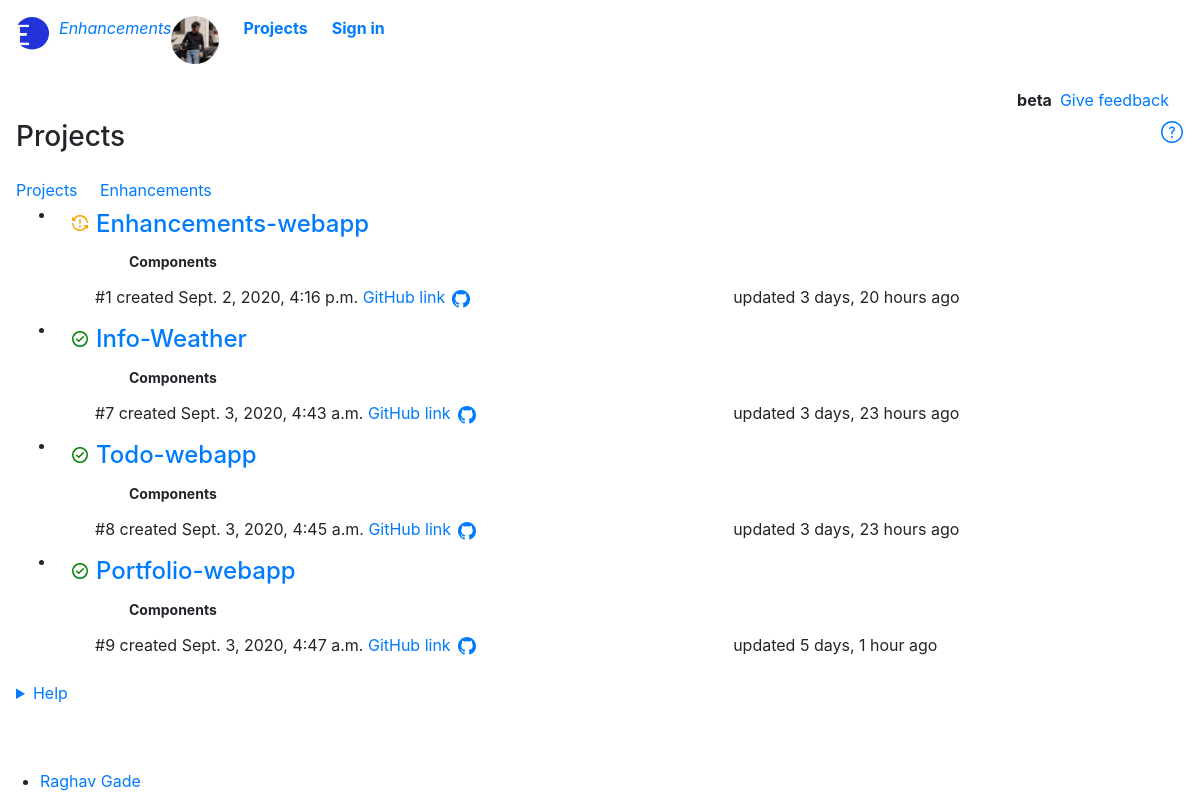
Page /projects on the earlier database version.
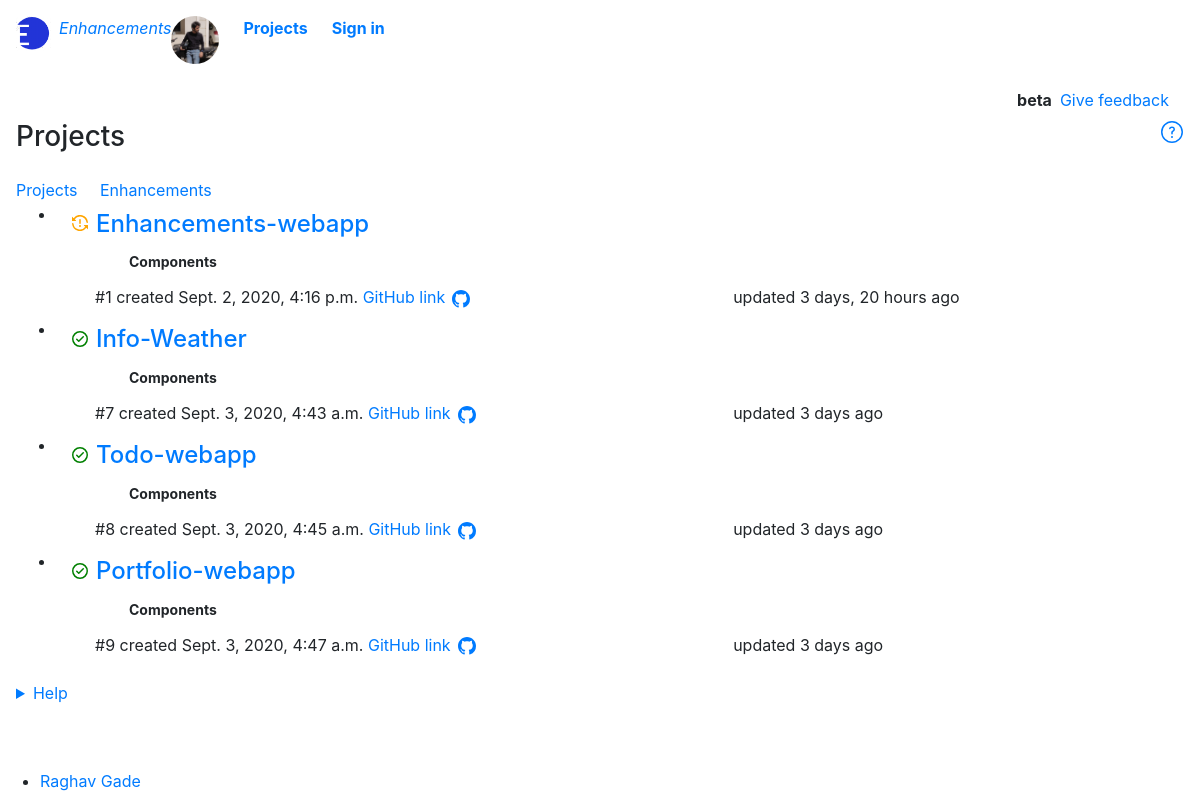
Same page on the later database version.
### base/models.py (models this page shows, shortened)
class Project(models.Model):
    STATUS = (
        ('Queued','Queued'),
        ('Working','Working'),
        ('Completed','Completed'),
    )
    project_id = HashidAutoField(min_length=8,primary_key=True,alphabet="0123456789abcdefghijklmnopqrstuvwxyz",salt="drop the gun and go to steam bathc")
    project_title = models.CharField(max_length=200,default='New Project')
    framework_used = models.ManyToManyField(Framework,blank=True)
    language_used = models.ManyToManyField(Language,blank=True)
    containerization_used = models.ManyToManyField(Containerization,blank=True)
    database_used = models.ManyToManyField(Database,blank=True)
    project_description = MDTextField()
    github_link = models.CharField(max_length=200, default='',blank=True,null=True)
    status = models.CharField(max_length=20,null=False,choices=STATUS,default="Working")
    date_created = models.DateTimeField(auto_now_add=True)
    updated_at = models.DateTimeField(auto_now=True)
    features = models.BooleanField(default=False)

### base/views.py (the view)
# urls.py: path('projects', views.projects, name="home"),
def projects(request):
    projects = Project.objects.all()
    progress = Progress.objects.all()
    context = {
        'projects' : projects,
        'progress' : progress
    }
    return render(request,'base/projects.html',context)

### base/templates/base/projects.html (shortened to what the changed rows need)
{% extends 'base/main.html' %}
{% load static %}
{% load humanize %}
  {% block content%}
    <main class="container-lg px-3 pb-4">
      <div id="project-list">
            {% for project in projects  %}
            <li class="Box-row Box-row--hover-gray p-0 mt-0">
                <div class="ml-2 p-2 col-12">
                  <span class="tooltipped tooltipped-e float-left" aria-label="Closed ticket">
                    <span class="v-align-middle">
                      {% if project.status == "Working" %}
                      <svg id="working" xmlns="http://www.w3.org/2000/svg" viewBox="0 0 16 16" width="16" height="16"><path fill-rule="evenodd" d="M8 1.5a6.491 6.491 0 00-5.285 2.715l1.358 1.358A.25.25 0 013.896 6H.25A.25.25 0 010 5.75V2.104a.25.25 0 01.427-.177l1.216 1.216a8 8 0 0114.315 4.03.748.748 0 01-.668.83.75.75 0 01-.824-.676A6.501 6.501 0 008 1.5zM.712 8.004a.75.75 0 01.822.67 6.501 6.501 0 0011.751 3.111l-1.358-1.358a.25.25 0 01.177-.427h3.646a.25.25 0 01.25.25v3.646a.25.25 0 01-.427.177l-1.216-1.216A8 8 0 01.042 8.827a.75.75 0 01.67-.823zM9 11a1 1 0 11-2 0 1 1 0 012 0zm-.25-6.25a.75.75 0 00-1.5 0v3.5a.75.75 0 001.5 0v-3.5z"></path></svg>
                      {% elif project.status == "Completed" %}
                      <svg id="completed" xmlns="http://www.w3.org/2000/svg" viewBox="0 0 16 16" width="16" height="16"><path fill-rule="evenodd" d="M1.5 8a6.5 6.5 0 1113 0 6.5 6.5 0 01-13 0zM0 8a8 8 0 1116 0A8 8 0 010 8zm11.78-1.72a.75.75 0 00-1.06-1.06L6.75 9.19 5.28 7.72a.75.75 0 00-1.06 1.06l2 2a.75.75 0 001.06 0l4.5-4.5z"></path></svg>
                      {% elif project.status == "Queued" %}
                      <svg id="queued" xmlns="http://www.w3.org/2000/svg" viewBox="0 0 16 16" width="16" height="16"><path fill-rule="evenodd" d="M8 1.5a6.5 6.5 0 100 13 6.5 6.5 0 000-13zM0 8a8 8 0 1116 0A8 8 0 010 8zm9 3a1 1 0 11-2 0 1 1 0 012 0zm-.25-6.25a.75.75 0 00-1.5 0v3.5a.75.75 0 001.5 0v-3.5z"></path></svg>
                      {% endif %}
                    </span>
                  </span>
                  <div class="col-12 clearfix">
                    <div class="col-6 pl-2 min-width-0 float-left">
                      {% if request.user.is_authenticated %}
                      <a class="link-gray-dark no-underline v-align-middle h4" href="{% url 'projectedit' project.project_id %}">{{project.project_title}}</a> &nbsp; <a href="{% url 'specificproject' project.project_id%}"><svg xmlns="http://www.w3.org/2000/svg" viewBox="0 0 16 16" width="16" height="16"><path fill-rule="evenodd" d="M1.679 7.932c.412-.621 1.242-1.75 2.366-2.717C5.175 4.242 6.527 3.5 8 3.5c1.473 0 2.824.742 3.955 1.715 1.124.967 1.954 2.096 2.366 2.717a.119.119 0 010 .136c-.412.621-1.242 1.75-2.366 2.717C10.825 11.758 9.473 12.5 8 12.5c-1.473 0-2.824-.742-3.955-1.715C2.92 9.818 2.09 8.69 1.679 8.068a.119.119 0 010-.136zM8 2c-1.981 0-3.67.992-4.933 2.078C1.797 5.169.88 6.423.43 7.1a1.619 1.619 0 000 1.798c.45.678 1.367 1.932 2.637 3.024C4.329 13.008 6.019 14 8 14c1.981 0 3.67-.992 4.933-2.078 1.27-1.091 2.187-2.345 2.637-3.023a1.619 1.619 0 000-1.798c-.45-.678-1.367-1.932-2.637-3.023C11.671 2.992 9.981 2 8 2zm0 8a2 2 0 100-4 2 2 0 000 4z"></path></svg></a>
                      {% else %}
                      <a class="link-gray-dark no-underline v-align-middle h4" href="{% url 'specificproject' project.project_id %}">{{project.project_title}}</a>
                      {% endif %}
                      <details class="details-reset details-overlay details-overlay-dark ml-4 pt-2 pb-2">
                          <summary class="btn btn-sm" aria-haspopup="dialog"> <b>Components</b></summary>
                                {% if not project.framework_used.all and  not feature.language_used.all and not project.database_used.all and not project.containerization_used.all %}
                                  <li class="Box-row">
                                    Add components
                                  </li>
                                  {% else %}
                                </li>
                                {% endif %}
                                </li>
                      </details>
<link href="https://unpkg.com/@github/details-dialog-element/dist/index.css" rel="stylesheet" />
                    </div>
                  </div>
                  <div class="col-12 clearfix">
                    <div class="col-6 pl-2 text-small text-gray float-left">
                      #{{project.project_id}}
                      created <relative-time datetime="2020-08-25T06:16:01Z" class="no-wrap">{{project.date_created}}</relative-time>
                      {% if project.github_link %}
                      <span class="v-align-right" style="color: black;">
                        <a href="{{ project.github_link }}" target="_blank">GitHub link</a>
                      </span>
                      {% endif %}
                    </div>
                    <div class="col-4 offset-1 text-small text-gray float-left">
                      updated <relative-time datetime="2020-08-25T06:31:06" class="no-wrap">{{project.updated_at|naturaltime}}</relative-time>
                    </div>
                  </div>
                </div>
              </li>
              {% endfor %}
      <br>
    </main>
{% endblock %}

Differences in the rows shown:
changed Project "Info-Weather": updated_at "3 days, 23 hours ago" → "3 days ago"
changed Project "Todo-webapp": updated_at "3 days, 23 hours ago" → "3 days ago"
changed Project "Portfolio-webapp": updated_at "5 days, 1 hour ago" → "3 days ago"
